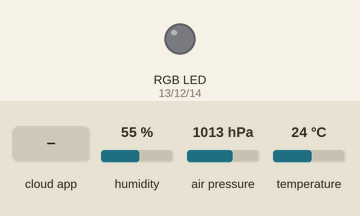
This sketch was run on a simulated ESP32. Shown: an RGB LED mixed from three pins (HIGH = lit). Inputs (shaded band) come from the test bench; at power-on: humidity 55 %, air pressure 1013 hPa, temperature 24 °C. WiFi joins after 1.5 s; servers stay silent unless stated; no MQTT or app messages arrive unless stated; what the sketch prints to the serial monitor is not drawn.

Above: at 2.7 s.
2.8 s: the phone or cloud app sets rgb to 0
At 4.2 s:
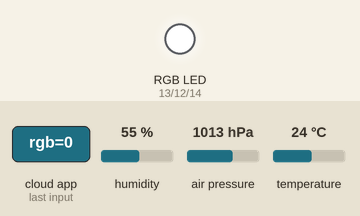
Timing chart, 0 to 5.8 s (numbered marks = the images above; inputs shaded):
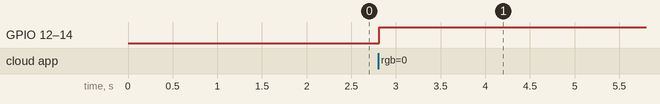

Measured:
- after the input at 2.8 s, GPIO 12 (gpin), GPIO 13 (rpin), GPIO 14 (bpin): LOW → HIGH at once

The sketch:

main.ino
```cpp
#include <WiFi.h>
#include "Adafruit_MQTT.h"
#include "Adafruit_MQTT_Client.h"
#include "DHT.h"
#include <Adafruit_BMP085.h>
Adafruit_BMP085 bmp;
#define WLAN_SSID       "*"
#define WLAN_PASS       "*"
const long INTERVAL = 60000;
unsigned long previousMillis = 0;
byte rpin = 13;
byte gpin = 12;
byte bpin = 14;
byte rchannel = 0;
byte gchannel = 1;
byte bchannel = 2;
byte resolution = 8;
int frequency = 8000;
#define AIO_SERVER      "io.adafruit.com"
#define AIO_SERVERPORT  1883
#define AIO_USERNAME  "*"
#define AIO_KEY       "*"
#define DHTPIN 2
#define DHTTYPE DHT11
DHT dht(DHTPIN, DHTTYPE);

WiFiClient client;

Adafruit_MQTT_Client mqtt(&client, AIO_SERVER, AIO_SERVERPORT, AIO_USERNAME, AIO_KEY);

Adafruit_MQTT_Publish temperature = Adafruit_MQTT_Publish(&mqtt, AIO_USERNAME "/feeds/temperature");
Adafruit_MQTT_Publish humidity = Adafruit_MQTT_Publish(&mqtt, AIO_USERNAME "/feeds/hum280");
Adafruit_MQTT_Publish pressure = Adafruit_MQTT_Publish(&mqtt, AIO_USERNAME "/feeds/level");
Adafruit_MQTT_Publish altitude = Adafruit_MQTT_Publish(&mqtt, AIO_USERNAME "/feeds/Altitude");
Adafruit_MQTT_Publish heatindex = Adafruit_MQTT_Publish(&mqtt, AIO_USERNAME "/feeds/heatindex");
Adafruit_MQTT_Publish dewpoint = Adafruit_MQTT_Publish(&mqtt, AIO_USERNAME "/feeds/dew280");
Adafruit_MQTT_Publish farenheit = Adafruit_MQTT_Publish(&mqtt, AIO_USERNAME "/feeds/temperaturef");
Adafruit_MQTT_Publish kelvin = Adafruit_MQTT_Publish(&mqtt, AIO_USERNAME "/feeds/temperaturek");
Adafruit_MQTT_Subscribe hexadec = Adafruit_MQTT_Subscribe(&mqtt, AIO_USERNAME "/feeds/rgb");

void MQTT_connect();

void setup() {
  Serial.begin(9600);
    ledcSetup(rchannel , frequency , resolution);
     ledcSetup(gchannel , frequency , resolution);
    ledcSetup(bchannel , frequency , resolution);
  ledcAttachPin(rpin , rchannel);
  ledcAttachPin(gpin , gchannel);
  ledcAttachPin(bpin , bchannel);
  if (!bmp.begin()) {
Serial.println("Could not find a valid BMP085 sensor, check wiring!");
  while (1) {}}
  dht.begin();
  delay(10);

  Serial.println(F("Adafruit MQTT demo"));

  Serial.println(); Serial.println();
  Serial.print("Connecting to ");
  Serial.println(WLAN_SSID);

  WiFi.begin(WLAN_SSID, WLAN_PASS);
  while (WiFi.status() != WL_CONNECTED) {
    delay(500);
    Serial.print(".");
  }
  Serial.println();

  Serial.println("WiFi connected");
  Serial.println("IP address: "); Serial.println(WiFi.localIP());
  mqtt.subscribe(&hexadec);
}

uint32_t x=0;

void loop() {

    MQTT_connect();

  Adafruit_MQTT_Subscribe *subscription;
  while ((subscription = mqtt.readSubscription(5000))) {
    if (subscription == &hexadec) {
      Serial.print(F("Got: "));
      Serial.println((char *)hexadec.lastread);
     String hexstring = (char *)hexadec.lastread;
    long number = (long) strtol( &hexstring[1], NULL, 16);
     int r = number >> 16;
     int g = number >> 8 & 0xFF;
     int b = number & 0xFF;

    Serial.print("red is ");
    Serial.println(r);
    Serial.print("green is ");
    Serial.println(g);
    Serial.print("blue is ");
    Serial.println(b);
    ledcWrite(rchannel, 255 - r);
    ledcWrite(gchannel, 255 - g);
    ledcWrite(bchannel, 255 - b);
    }
  }
  float h = dht.readHumidity();
  float t = dht.readTemperature();
  float p = bmp.readPressure();
  float a = bmp.readAltitude(101500);
  float hi = dht.computeHeatIndex(t, h, false);
  float f = dht.readTemperature(true);
  float k = t + 273.15;
  float dp = (t - (100 - h) / 5);
   temperature.publish(t);
  humidity.publish(h);
  pressure.publish(p);
  altitude.publish(a);
  farenheit.publish(f);
  kelvin.publish(k);
  heatindex.publish(hi);
  dewpoint.publish(dp);

      delay(60000);


}
void MQTT_connect() {
  int8_t ret;

  if (mqtt.connected()) {
    return;
  }

  Serial.print("Connecting to MQTT... ");

  uint8_t retries = 3;
  while ((ret = mqtt.connect()) != 0) {
       Serial.println(mqtt.connectErrorString(ret));
       Serial.println("Retrying MQTT connection in 5 seconds...");
       mqtt.disconnect();
       delay(5000);
       retries--;
       if (retries == 0) {
         while (1);
       }
  }
  Serial.println("MQTT Connected!");
}
```
